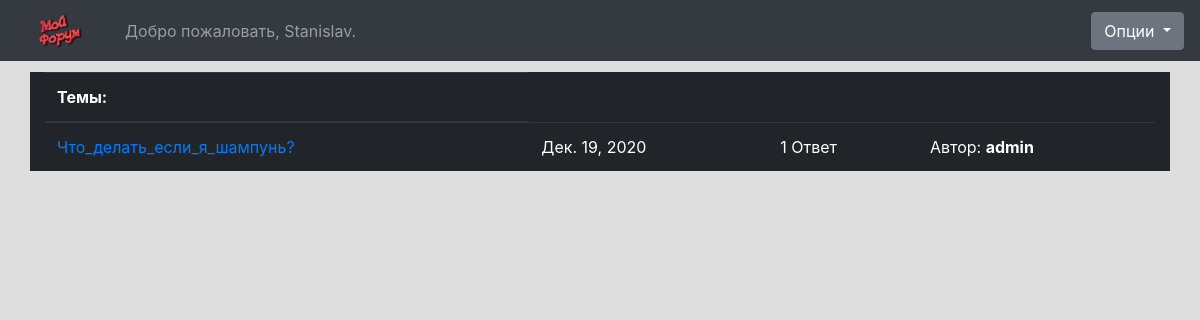
The page /forum/What/ (signed in) on the database its author committed.
### forum/models.py (models this page shows, shortened)
class User(AbstractUser):
    def imagepath(instance,filename):
        ext = filename.split('.')[-1]
        filename = 'avatar.{}'.format(ext)
        val="avatars/" + str(instance.username) + "/" + str(filename)
        if os.path.exists(val):
            os.remove(val)
        return val
    avatar = models.ImageField(upload_to=imagepath, height_field='', width_field='', blank=True)
    posts = models.IntegerField(default=0)
    replies = models.IntegerField(default=0)

class Topico(models.Model):
    class Meta:
        verbose_name = "вопрос"
        verbose_name_plural = "вопросы"
    discussao_fk = models.ForeignKey(Discussao, on_delete=models.CASCADE)
    titulo = models.CharField(max_length=200)
    autor = models.ForeignKey(User, on_delete=models.CASCADE)
    texto = RichTextField()
    data_postagem = models.DateField(default=timezone.now)

### forum/views.py (the view)
# urls.py: path('forum/<str:discussao_titulo>/', views.discussao, name="discussao" ),
def discussao(request, discussao_titulo):
    quantidade_respostas = {}
    topicos = Topico.objects.all()
    for t in topicos:
        quantidade_respostas.update({t.titulo:Resposta.objects.filter(topico_fk__titulo=t.titulo).count()})
    pesquisa = request.GET.get("Поиск")
    if pesquisa:
        topicos_lista = Topico.objects.filter(Q(titulo__icontains=pesquisa) | Q(texto__icontains=pesquisa), Q(discussao_fk__titulo = discussao_titulo))
    else:
        try:
            Discussao.objects.get(titulo=discussao_titulo)
        except Discussao.DoesNotExist:
            raise Http404("Темы не существует")
        topicos_lista = Topico.objects.filter(discussao_fk__titulo = discussao_titulo).order_by('-data_postagem')
    context = {'topicos_lista':topicos_lista, 'quantidade_respostas':quantidade_respostas}
    return render(request, 'forum/discussao.html', context)

### forum/templatetags/tags.py (called while the page is built)
@register.filter('get_value_from_dict')
def get_value_from_dict(dict_data, key):
    if key:
        return dict_data.get(key)

### forum/templates/forum/discussao.html (shortened to what this page needs)
{% load static %}
{% load tags %}
  {% include './head.html' %}
  </head>
  <body>
    {% include './navbar.html' %}
    <div class = "wd-100 container" id = "container">
      <div id = "topicos-lista">
        <table class="table table-dark">
          <thead>
            <tr>
              <th>
                Темы:
              </th>
            </tr>
          </thead>
          <tbody>
            {% for t in topicos_lista %}
              <tr>
                <td>
                  <a href = "topico/{{ t.id }}">{{ t.titulo }}</a>
                </td>
                <td>
                  {{ t.data_postagem }}
                </td>
                {% if quantidade_respostas|get_value_from_dict:t.titulo == 1  %}
                  <td>
                    {{ quantidade_respostas|get_value_from_dict:t.titulo }} Ответ
                  </td>
                {% else %}
                  <td>
                    {{ quantidade_respostas|get_value_from_dict:t.titulo }} Ответа(-ов)
                  </td>
                {% endif %}
                <td>
                  Автор: <span style = "font-weight: bold;">{{ t.autor.username }}</span>
                </td>
              </tr>
            {% endfor %}
          </tbody>
        </table>
      </div>
    </div>
  </body>
</html>

### forum/templates/forum/navbar.html (shortened to what this page needs)
{% load static %}
<nav class="navbar navbar-expand navbar-dark fixed-top bg-dark">
  <a class="navbar-brand" href="/forum">
    <img class="d-inline-block align-top" src="{% static 'forum/img/django-forum-logo.png' %}" width="85" height="35" alt="">
  </a>
  <div class="collapse navbar-collapse" id="navbarCollapse">
    <ul class="navbar-nav mr-auto">
      {% if user.is_authenticated %}
        <li class="nav-item">
          <a class="nav-link" href="/account">Добро пожаловать, {{ user.get_username }}.</a>
        </li>
      {% else %}
        <li class="nav-item">
          <a class="nav-link" href="/?next={{request.path}}">Добро пожаловать, посетитель. Авторизоваться.</a>
        </li>
      {% endif %}
    </ul>
    <div class="dropdown">
      <button class="btn btn-secondary dropdown-toggle" type="button" id="dropdownMenuButton" data-toggle="dropdown" aria-haspopup="true" aria-expanded="false">
        Опции
      </button>
    </div>
  </div>
</nav>
<br><br><br>

### forum/static/forum/css/default.css (style rules this page uses)
body { background-color: #DEDEDE; }
#container { background-color: #212529; }

### rows shown on the page
User: get_username "Stanislav"
Topico: titulo "Что_делать_если_я_шампунь?", data_postagem "Дек. 19, 2020", titulo "1", autor.username "admin"
